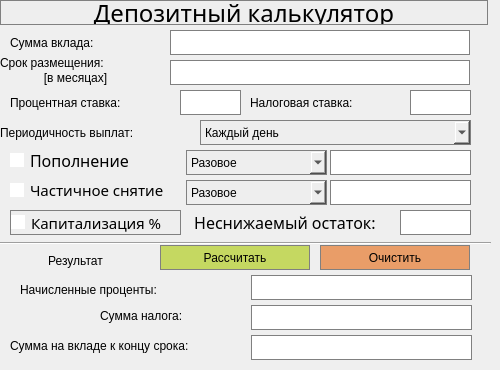
    <widget class="QWidget" name="page_4">
     <widget class="QLabel" name="depozit_calculator">
      <property name="geometry">
       <rect>
        <x>0</x>
        <y>0</y>
        <width>488</width>
        <height>25</height>
       </rect>
      </property>
      <property name="font">
       <font>
        <family>PT Serif Caption</family>
        <pointsize>18</pointsize>
        <weight>50</weight>
        <italic>false</italic>
        <bold>false</bold>
       </font>
      </property>
      <property name="styleSheet">
       <string notr="true">QLabel {
	background-color: rgb(238, 238, 238);
	border: 1px solid gray;
	font: 18pt &quot;PT Serif Caption&quot;;
}

</string>
      </property>
      <property name="text">
       <string>Депозитный калькулятор</string>
      </property>
      <property name="alignment">
       <set>Qt::AlignCenter</set>
      </property>
     </widget>
     <widget class="QLabel" name="label_38">
      <property name="geometry">
       <rect>
        <x>10</x>
        <y>90</y>
        <width>161</width>
        <height>25</height>
       </rect>
      </property>
      <property name="styleSheet">
       <string notr="true">font: 11pt &quot;PT Serif Caption&quot;;</string>
      </property>
      <property name="text">
       <string>Процентная ставка:</string>
      </property>
     </widget>
     <widget class="QLineEdit" name="period_dep">
      <property name="geometry">
       <rect>
        <x>170</x>
        <y>60</y>
        <width>300</width>
        <height>25</height>
       </rect>
      </property>
      <property name="styleSheet">
       <string notr="true">background-color: rgb(255, 255, 255);
border: 1px solid gray;
font: 13pt &quot;PT Serif Caption&quot;;</string>
      </property>
      <property name="alignment">
       <set>Qt::AlignLeading|Qt::AlignLeft|Qt::AlignVCenter</set>
      </property>
     </widget>
     <widget class="QLineEdit" name="interest_rate_dep">
      <property name="geometry">
       <rect>
        <x>180</x>
        <y>90</y>
        <width>61</width>
        <height>25</height>
       </rect>
      </property>
      <property name="styleSheet">
       <string notr="true">background-color: rgb(255, 255, 255);
border: 1px solid gray;
font: 13pt &quot;PT Serif Caption&quot;;</string>
      </property>
      <property name="alignment">
       <set>Qt::AlignLeading|Qt::AlignLeft|Qt::AlignVCenter</set>
      </property>
     </widget>
     <widget class="QLabel" name="label_39">
      <property name="geometry">
       <rect>
        <x>0</x>
        <y>50</y>
        <width>161</width>
        <height>25</height>
       </rect>
      </property>
      <property name="styleSheet">
       <string notr="true">font: 12pt &quot;PT Serif Caption&quot;;</string>
      </property>
      <property name="text">
       <string>Срок размещения:</string>
      </property>
     </widget>
     <widget class="QLineEdit" name="depozit">
      <property name="geometry">
       <rect>
        <x>170</x>
        <y>30</y>
        <width>300</width>
        <height>25</height>
       </rect>
      </property>
      <property name="styleSheet">
       <string notr="true">background-color: rgb(255, 255, 255);
border: 1px solid gray;
font: 13pt &quot;PT Serif Caption&quot;;</string>
      </property>
      <property name="alignment">
       <set>Qt::AlignLeading|Qt::AlignLeft|Qt::AlignVCenter</set>
      </property>
     </widget>
     <widget class="QLabel" name="label_40">
      <property name="geometry">
       <rect>
        <x>10</x>
        <y>30</y>
        <width>141</width>
        <height>25</height>
       </rect>
      </property>
      <property name="styleSheet">
       <string notr="true">font: 13pt &quot;PT Serif Caption&quot;;</string>
      </property>
      <property name="text">
       <string>Сумма вклада:</string>
      </property>
     </widget>
     <widget class="QLabel" name="label_41">
      <property name="geometry">
       <rect>
        <x>0</x>
        <y>120</y>
        <width>191</width>
        <height>25</height>
       </rect>
      </property>
      <property name="styleSheet">
       <string notr="true">font: 11pt &quot;PT Serif Caption&quot;;</string>
      </property>
      <property name="text">
       <string>Периодичность выплат:</string>
      </property>
     </widget>
     <widget class="QLabel" name="label_44">
      <property name="geometry">
       <rect>
        <x>100</x>
        <y>300</y>
        <width>131</width>
        <height>31</height>
       </rect>
      </property>
      <property name="styleSheet">
       <string notr="true">font: 12pt &quot;PT Serif Caption&quot;;</string>
      </property>
      <property name="text">
       <string>Сумма налога:</string>
      </property>
     </widget>
     <widget class="QLineEdit" name="interest_charges">
      <property name="geometry">
       <rect>
        <x>251</x>
        <y>275</y>
        <width>221</width>
        <height>25</height>
       </rect>
      </property>
      <property name="styleSheet">
       <string notr="true">background-color: rgb(255, 255, 255);
border: 1px solid gray;
font: 13pt &quot;PT Serif Caption&quot;;</string>
      </property>
      <property name="alignment">
       <set>Qt::AlignLeading|Qt::AlignLeft|Qt::AlignVCenter</set>
      </property>
     </widget>
     <widget class="QLabel" name="label_46">
      <property name="geometry">
       <rect>
        <x>0</x>
        <y>245</y>
        <width>151</width>
        <height>31</height>
       </rect>
      </property>
      <property name="styleSheet">
       <string notr="true">font: 14pt &quot;PT Serif Caption&quot;;</string>
      </property>
      <property name="text">
       <string>Результат</string>
      </property>
      <property name="alignment">
       <set>Qt::AlignCenter</set>
      </property>
     </widget>
     <widget class="QLineEdit" name="depozit_amount">
      <property name="geometry">
       <rect>
        <x>251</x>
        <y>335</y>
        <width>221</width>
        <height>25</height>
       </rect>
      </property>
      <property name="styleSheet">
       <string notr="true">background-color: rgb(255, 255, 255);
border: 1px solid gray;
font: 13pt &quot;PT Serif Caption&quot;;</string>
      </property>
      <property name="alignment">
       <set>Qt::AlignLeading|Qt::AlignLeft|Qt::AlignVCenter</set>
      </property>
     </widget>
     <widget class="QLineEdit" name="tax_amount">
      <property name="geometry">
       <rect>
        <x>251</x>
        <y>305</y>
        <width>221</width>
        <height>25</height>
       </rect>
      </property>
      <property name="styleSheet">
       <string notr="true">background-color: rgb(255, 255, 255);
border: 1px solid gray;
font: 13pt &quot;PT Serif Caption&quot;;</string>
      </property>
      <property name="alignment">
       <set>Qt::AlignLeading|Qt::AlignLeft|Qt::AlignVCenter</set>
      </property>
     </widget>
     <widget class="QLabel" name="label_47">
      <property name="geometry">
       <rect>
        <x>20</x>
        <y>274</y>
        <width>211</width>
        <height>31</height>
       </rect>
      </property>
      <property name="styleSheet">
       <string notr="true">font: 12pt &quot;PT Serif Caption&quot;;</string>
      </property>
      <property name="text">
       <string>Начисленные проценты:</string>
      </property>
     </widget>
     <widget class="QLabel" name="label_48">
      <property name="geometry">
       <rect>
        <x>250</x>
        <y>90</y>
        <width>151</width>
        <height>25</height>
       </rect>
      </property>
      <property name="styleSheet">
       <string notr="true">font: 11pt &quot;PT Serif Caption&quot;;</string>
      </property>
      <property name="text">
       <string>Налоговая ставка:</string>
      </property>
     </widget>
     <widget class="QLineEdit" name="tax">
      <property name="geometry">
       <rect>
        <x>410</x>
        <y>90</y>
        <width>61</width>
        <height>25</height>
       </rect>
      </property>
      <property name="styleSheet">
       <string notr="true">background-color: rgb(255, 255, 255);
border: 1px solid gray;
font: 13pt &quot;PT Serif Caption&quot;;</string>
      </property>
      <property name="alignment">
       <set>Qt::AlignLeading|Qt::AlignLeft|Qt::AlignVCenter</set>
      </property>
     </widget>
     <widget class="Line" name="line_3">
      <property name="geometry">
       <rect>
        <x>0</x>
        <y>235</y>
        <width>491</width>
        <height>16</height>
       </rect>
      </property>
      <property name="orientation">
       <enum>Qt::Horizontal</enum>
      </property>
     </widget>
     <widget class="QComboBox" name="count_replenishment">
      <property name="geometry">
       <rect>
        <x>186</x>
        <y>150</y>
        <width>141</width>
        <height>25</height>
       </rect>
      </property>
      <property name="styleSheet">
       <string notr="true">background-color: rgb(238, 238, 238);
border: 1px solid gray;
font: 12pt &quot;PT Serif Caption&quot;;</string>
      </property>
      <item>
       <property name="text">
        <string>Разовое</string>
       </property>
      </item>
      <item>
       <property name="text">
        <string>Раз в месяц</string>
       </property>
      </item>
      <item>
       <property name="text">
        <string>Раз в 2 месяца</string>
       </property>
      </item>
      <item>
       <property name="text">
        <string>Раз в квартал</string>
       </property>
      </item>
      <item>
       <property name="text">
        <string>Раз в полгода</string>
       </property>
      </item>
      <item>
       <property name="text">
        <string>Раз в год</string>
       </property>
      </item>
     </widget>
     <widget class="QComboBox" name="count_withdrawal">
      <property name="geometry">
       <rect>
        <x>186</x>
        <y>180</y>
        <width>141</width>
        <height>25</height>
       </rect>
      </property>
      <property name="styleSheet">
       <string notr="true">background-color: rgb(238, 238, 238);
border: 1px solid gray;
font: 12pt &quot;PT Serif Caption&quot;;</string>
      </property>
      <item>
       <property name="text">
        <string>Разовое</string>
       </property>
      </item>
      <item>
       <property name="text">
        <string>Раз в месяц</string>
       </property>
      </item>
      <item>
       <property name="text">
        <string>Раз в 2 месяца</string>
       </property>
      </item>
      <item>
       <property name="text">
        <string>Раз в квартал</string>
       </property>
      </item>
      <item>
       <property name="text">
        <string>Раз в полгода</string>
       </property>
      </item>
      <item>
       <property name="text">
        <string>Раз в год</string>
       </property>
      </item>
     </widget>
     <widget class="QComboBox" name="type_period">
      <property name="geometry">
       <rect>
        <x>200</x>
        <y>120</y>
        <width>271</width>
        <height>25</height>
       </rect>
      </property>
      <property name="styleSheet">
       <string notr="true">background-color: rgb(238, 238, 238);
border: 1px solid gray;
font: 12pt &quot;PT Serif Caption&quot;;</string>
      </property>
      <item>
       <property name="text">
        <string>Каждый день</string>
       </property>
      </item>
      <item>
       <property name="text">
        <string>Каждую неделю</string>
       </property>
      </item>
      <item>
       <property name="text">
        <string>Раз в месяц</string>
       </property>
      </item>
      <item>
       <property name="text">
        <string>Раз в квартал</string>
       </property>
      </item>
      <item>
       <property name="text">
        <string>Раз в полгода</string>
       </property>
      </item>
      <item>
       <property name="text">
        <string>Раз в год</string>
       </property>
      </item>
      <item>
       <property name="text">
        <string>В конце срока</string>
       </property>
      </item>
     </widget>
     <widget class="QLabel" name="label_49">
      <property name="geometry">
       <rect>
        <x>10</x>
        <y>70</y>
        <width>131</width>
        <height>16</height>
       </rect>
      </property>
      <property name="styleSheet">
       <string notr="true">font: 9pt &quot;PT Serif Caption&quot;;</string>
      </property>
      <property name="text">
       <string>[в месяцах]</string>
      </property>
      <property name="alignment">
       <set>Qt::AlignCenter</set>
      </property>
     </widget>
     <widget class="QLineEdit" name="replenishment">
      <property name="geometry">
       <rect>
        <x>330</x>
        <y>150</y>
        <width>141</width>
        <height>25</height>
       </rect>
      </property>
      <property name="styleSheet">
       <string notr="true">background-color: rgb(255, 255, 255);
border: 1px solid gray;
font: 13pt &quot;PT Serif Caption&quot;;</string>
      </property>
      <property name="alignment">
       <set>Qt::AlignLeading|Qt::AlignLeft|Qt::AlignVCenter</set>
      </property>
     </widget>
     <widget class="QLineEdit" name="withdrawal">
      <property name="geometry">
       <rect>
        <x>330</x>
        <y>180</y>
        <width>141</width>
        <height>25</height>
       </rect>
      </property>
      <property name="styleSheet">
       <string notr="true">background-color: rgb(255, 255, 255);
border: 1px solid gray;
font: 13pt &quot;PT Serif Caption&quot;;</string>
      </property>
      <property name="alignment">
       <set>Qt::AlignLeading|Qt::AlignLeft|Qt::AlignVCenter</set>
      </property>
     </widget>
     <widget class="QPushButton" name="calculate_depozit">
      <property name="geometry">
       <rect>
        <x>160</x>
        <y>245</y>
        <width>150</width>
        <height>25</height>
       </rect>
      </property>
      <property name="styleSheet">
       <string notr="true">QPushButton {
   background-color: rgb(197, 216, 97);
   border: 1px solid gray;
   font: 14pt &quot;PT Serif Caption&quot;;
}

QPushButton:pressed {
    background-color: qlineargradient(x1: 0, y1: 0, x2: 0, y2: 1,
                                      stop: 0 #dadbde, stop: 1 #f6f7fa);
}
</string>
      </property>
      <property name="text">
       <string>Рассчитать</string>
      </property>
     </widget>
     <widget class="QPushButton" name="clear_depozit">
      <property name="geometry">
       <rect>
        <x>320</x>
        <y>245</y>
        <width>150</width>
        <height>25</height>
       </rect>
      </property>
      <property name="styleSheet">
       <string notr="true">QPushButton {
   background-color: rgb(233, 157, 104);
   border: 1px solid gray;
   font: 14pt &quot;PT Serif Caption&quot;;
}

QPushButton:pressed {
    background-color: qlineargradient(x1: 0, y1: 0, x2: 0, y2: 1,
                                      stop: 0 #dadbde, stop: 1 #f6f7fa);
}
</string>
      </property>
      <property name="text">
       <string>Очистить</string>
      </property>
     </widget>
     <widget class="QCheckBox" name="type_dep_calc">
      <property name="geometry">
       <rect>
        <x>10</x>
        <y>210</y>
        <width>171</width>
        <height>25</height>
       </rect>
      </property>
      <property name="font">
       <font>
        <family>PT Serif Caption</family>
        <pointsize>11</pointsize>
       </font>
      </property>
      <property name="styleSheet">
       <string notr="true">QCheckBox{
	background-color: rgb(238, 238, 238);
	border: 1px solid gray;
}

QCheckBox::indicator {
    width:                  10px;
    height:                 10px;
}

QCheckBox::indicator:checked {
    background-color: rgb(166, 182, 83);
    border:                 2px solid grey;
}

QCheckBox::indicator:unchecked {
    background-color:       white;
    border:                 2px solid white;
}</string>
      </property>
      <property name="text">
       <string>Капитализация %</string>
      </property>
     </widget>
     <widget class="QLabel" name="label_51">
      <property name="geometry">
       <rect>
        <x>190</x>
        <y>210</y>
        <width>201</width>
        <height>25</height>
       </rect>
      </property>
      <property name="font">
       <font>
        <family>PT Serif Caption</family>
        <pointsize>12</pointsize>
        <weight>50</weight>
        <italic>false</italic>
        <bold>false</bold>
       </font>
      </property>
      <property name="styleSheet">
       <string notr="true">font: 12pt &quot;PT Serif Caption&quot;;</string>
      </property>
      <property name="text">
       <string> Неснижаемый остаток:</string>
      </property>
     </widget>
     <widget class="QLineEdit" name="minimum_balance">
      <property name="geometry">
       <rect>
        <x>400</x>
        <y>210</y>
        <width>71</width>
        <height>25</height>
       </rect>
      </property>
      <property name="styleSheet">
       <string notr="true">background-color: rgb(255, 255, 255);
border: 1px solid gray;
font: 13pt &quot;PT Serif Caption&quot;;</string>
      </property>
      <property name="text">
       <string/>
      </property>
      <property name="alignment">
       <set>Qt::AlignLeading|Qt::AlignLeft|Qt::AlignVCenter</set>
      </property>
     </widget>
     <widget class="QCheckBox" name="checkBox_replenishment">
      <property name="geometry">
       <rect>
        <x>10</x>
        <y>150</y>
        <width>131</width>
        <height>20</height>
       </rect>
      </property>
      <property name="font">
       <font>
        <family>PT Serif Caption</family>
        <pointsize>12</pointsize>
       </font>
      </property>
      <property name="styleSheet">
       <string notr="true">QCheckBox::indicator {
    width:                  10px;
    height:                 10px;
}

QCheckBox::indicator:checked {
    background-color: rgb(166, 182, 83);
    border:                 2px solid grey;
}

QCheckBox::indicator:unchecked {
    background-color:       white;
    border:                 2px solid white;
}</string>
      </property>
      <property name="text">
       <string>Пополнение</string>
      </property>
     </widget>
     <widget class="QCheckBox" name="checkBox_withdrawal">
      <property name="geometry">
       <rect>
        <x>10</x>
        <y>180</y>
        <width>171</width>
        <height>20</height>
       </rect>
      </property>
      <property name="font">
       <font>
        <family>PT Serif Caption</family>
        <pointsize>11</pointsize>
       </font>
      </property>
      <property name="styleSheet">
       <string notr="true">QCheckBox::indicator {
    width:                  10px;
    height:                 10px;
}

QCheckBox::indicator:checked {
    background-color: rgb(166, 182, 83);
    border:                 2px solid grey;
}

QCheckBox::indicator:unchecked {
    background-color:       white;
    border:                 2px solid white;
}</string>
      </property>
      <property name="text">
       <string>Частичное снятие</string>
      </property>
     </widget>
     <widget class="QLabel" name="label_45">
      <property name="geometry">
       <rect>
        <x>10</x>
        <y>330</y>
        <width>231</width>
        <height>31</height>
       </rect>
      </property>
      <property name="styleSheet">
       <string notr="true">font: 10pt &quot;PT Serif Caption&quot;;</string>
      </property>
      <property name="text">
       <string>Сумма на вкладе к концу срока:</string>
      </property>
     </widget>
    </widget>
